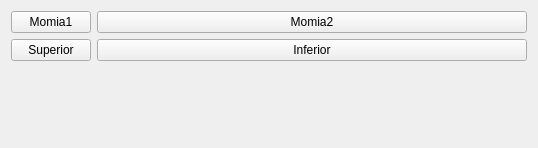
<?xml version="1.0" encoding="UTF-8"?>
<ui version="4.0">
 <class>UtilTest</class>
 <widget class="QWidget" name="UtilTest">
  <property name="geometry">
   <rect>
    <x>0</x>
    <y>0</y>
    <width>538</width>
    <height>148</height>
   </rect>
  </property>
  <layout class="QFormLayout" name="formLayout">
   <item row="1" column="0">
    <widget class="QPushButton" name="mummyButton1">
     <property name="enabled">
      <bool>true</bool>
     </property>
     <property name="toolTip">
      <string>Run the algorithm.</string>
     </property>
     <property name="text">
      <string>Momia1</string>
     </property>
    </widget>
   </item>
   <item row="1" column="1">
    <widget class="QPushButton" name="mummyButton2">
     <property name="text">
      <string>Momia2</string>
     </property>
    </widget>
   </item>
   <item row="2" column="0">
    <widget class="QPushButton" name="viewSButton">
     <property name="text">
      <string>Superior</string>
     </property>
    </widget>
   </item>
   <item row="2" column="1">
    <widget class="QPushButton" name="viewIButton">
     <property name="text">
      <string>Inferior</string>
     </property>
    </widget>
   </item>
  </layout>
 </widget>
 <resources/>
 <connections/>
</ui>
